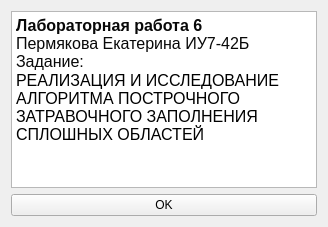
<?xml version="1.0" encoding="UTF-8"?>
<ui version="4.0">
 <class>Form</class>
 <widget class="QWidget" name="Form">
  <property name="geometry">
   <rect>
    <x>0</x>
    <y>0</y>
    <width>328</width>
    <height>227</height>
   </rect>
  </property>
  <property name="windowTitle">
   <string>Form</string>
  </property>
  <layout class="QVBoxLayout" name="verticalLayout">
   <item>
    <widget class="QTextEdit" name="textEdit">
     <property name="html">
      <string>&lt;!DOCTYPE HTML PUBLIC &quot;-//W3C//DTD HTML 4.0//EN&quot; &quot;http://www.w3.org/TR/REC-html40/strict.dtd&quot;&gt;
&lt;html&gt;&lt;head&gt;&lt;meta name=&quot;qrichtext&quot; content=&quot;1&quot; /&gt;&lt;style type=&quot;text/css&quot;&gt;
p, li { white-space: pre-wrap; }
&lt;/style&gt;&lt;/head&gt;&lt;body style=&quot; font-family:'MS Shell Dlg 2'; font-size:7.875pt; font-weight:400; font-style:normal;&quot;&gt;
&lt;p align=&quot;justify&quot; style=&quot; margin-top:0px; margin-bottom:0px; margin-left:0px; margin-right:0px; -qt-block-indent:0; text-indent:0px; background-color:#ffffff;&quot;&gt;&lt;span style=&quot; font-family:'JetBrains Mono','monospace'; font-size:12pt; font-weight:600; color:#080808; background-color:#ffffff;&quot;&gt;Лабораторная работа 6&lt;/span&gt;&lt;span style=&quot; font-family:'JetBrains Mono','monospace'; font-size:12pt; color:#080808;&quot;&gt;&lt;br /&gt;Пермякова Екатерина ИУ7-42Б&lt;br /&gt;Задание:&lt;/span&gt;&lt;/p&gt;
&lt;p style=&quot; margin-top:0px; margin-bottom:0px; margin-left:0px; margin-right:0px; -qt-block-indent:0; text-indent:0px;&quot;&gt;&lt;span style=&quot; font-size:12pt;&quot;&gt;РЕАЛИЗАЦИЯ И ИССЛЕДОВАНИЕ АЛГОРИТМА ПОСТРОЧНОГО ЗАТРАВОЧНОГО ЗАПОЛНЕНИЯ СПЛОШНЫХ ОБЛАСТЕЙ&lt;/span&gt;&lt;/p&gt;&lt;/body&gt;&lt;/html&gt;</string>
     </property>
    </widget>
   </item>
   <item>
    <widget class="QPushButton" name="ok_pbtn">
     <property name="text">
      <string>OK</string>
     </property>
    </widget>
   </item>
  </layout>
 </widget>
 <resources/>
 <connections/>
</ui>
